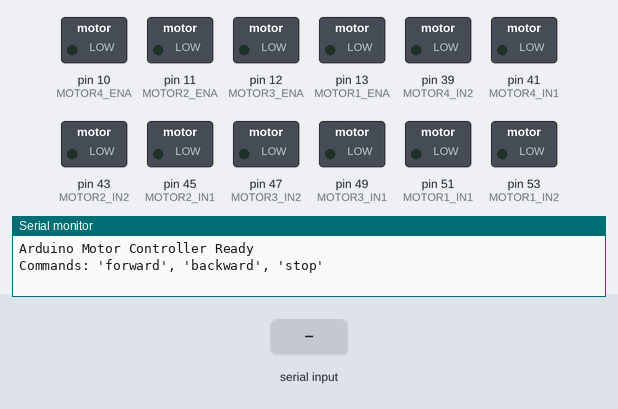
The sketch below on a simulated Arduino Mega 2560, built with avr-gcc and run on an emulated ATmega2560. Parts: switched loads named in the sketch (green lamp = pin HIGH), the last lines printed to the serial monitor. Inputs (shaded band) come from the test bench.

Above: at 1.2 s.
1.3 s: "forward\n" received over Serial
At 2.5 s:
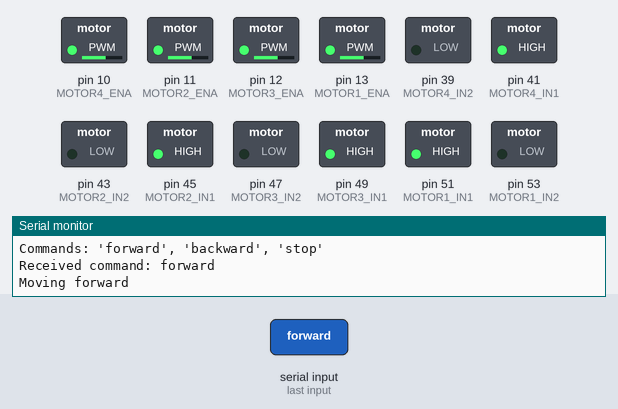
2.8 s: "backward\n" received over Serial
At 3.9 s:
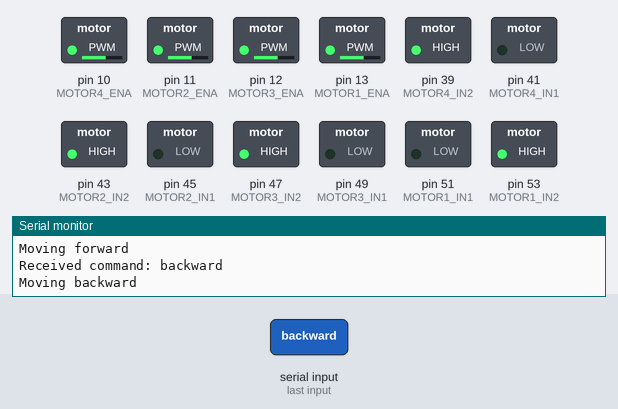
4.3 s: "left\n" received over Serial
At 4.9 s:
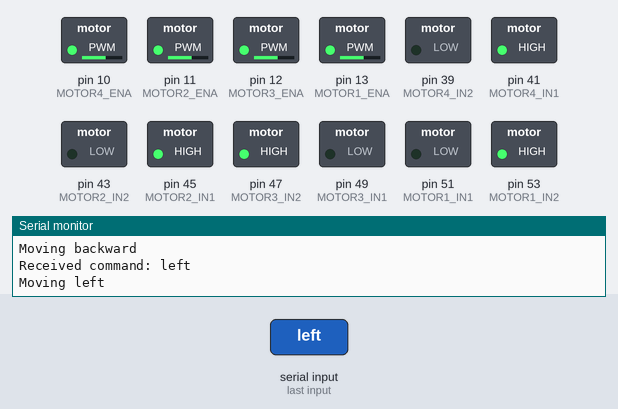
5.8 s: "right\n" received over Serial
At 6.1 s:
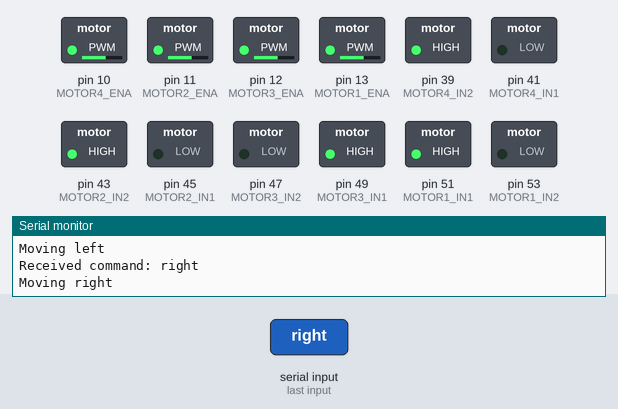
Timing chart, 0 to 8.3 s (numbered marks = the images above; inputs shaded):
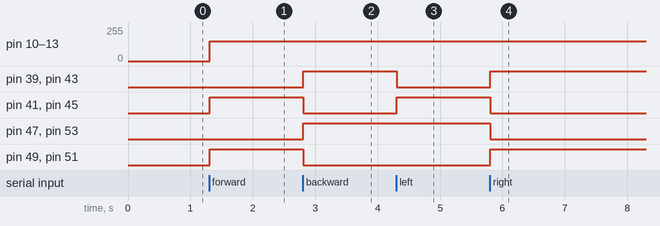

Measured:
- after the input at 1.3 s, pin 10 (MOTOR4_ENA), pin 11 (MOTOR2_ENA), pin 12 (MOTOR3_ENA), pin 13 (MOTOR1_ENA): 0/255 → 150/255 at once; pin 41 (MOTOR4_IN1), pin 45 (MOTOR2_IN1), pin 49 (MOTOR3_IN1), pin 51 (MOTOR1_IN1): LOW → HIGH at once
- after the input at 2.8 s, pin 39 (MOTOR4_IN2), pin 43 (MOTOR2_IN2), pin 47 (MOTOR3_IN2), pin 53 (MOTOR1_IN2): LOW → HIGH at once; pin 41 (MOTOR4_IN1), pin 45 (MOTOR2_IN1), pin 49 (MOTOR3_IN1), pin 51 (MOTOR1_IN1): HIGH → LOW at once
- after the input at 4.3 s, pin 39 (MOTOR4_IN2), pin 43 (MOTOR2_IN2): HIGH → LOW at once; pin 41 (MOTOR4_IN1), pin 45 (MOTOR2_IN1): LOW → HIGH at once
- after the input at 5.8 s, pin 39 (MOTOR4_IN2), pin 43 (MOTOR2_IN2), pin 49 (MOTOR3_IN1), pin 51 (MOTOR1_IN1): LOW → HIGH at once; pin 41 (MOTOR4_IN1), pin 45 (MOTOR2_IN1), pin 47 (MOTOR3_IN2), pin 53 (MOTOR1_IN2): HIGH → LOW at once

The sketch:

forward_backward.ino
```cpp
// Motor pin definitions
#define MOTOR1_ENA 13
#define MOTOR1_IN1 51
#define MOTOR1_IN2 53

#define MOTOR2_ENA 11
#define MOTOR2_IN1 45
#define MOTOR2_IN2 43

#define MOTOR3_ENA 12
#define MOTOR3_IN1 49
#define MOTOR3_IN2 47

#define MOTOR4_ENA 10
#define MOTOR4_IN1 41
#define MOTOR4_IN2 39

// Set a default motor speed (PWM value: 0-255)
const int motorSpeed = 150;

void setup() {
  Serial.begin(9600);

  // Set motor control pins as outputs
  pinMode(MOTOR1_ENA, OUTPUT);
  pinMode(MOTOR1_IN1, OUTPUT);
  pinMode(MOTOR1_IN2, OUTPUT);

  pinMode(MOTOR2_ENA, OUTPUT);
  pinMode(MOTOR2_IN1, OUTPUT);
  pinMode(MOTOR2_IN2, OUTPUT);

  pinMode(MOTOR3_ENA, OUTPUT);
  pinMode(MOTOR3_IN1, OUTPUT);
  pinMode(MOTOR3_IN2, OUTPUT);

  pinMode(MOTOR4_ENA, OUTPUT);
  pinMode(MOTOR4_IN1, OUTPUT);
  pinMode(MOTOR4_IN2, OUTPUT);

  Serial.println("Arduino Motor Controller Ready");
  Serial.println("Commands: 'forward', 'backward', 'stop'");
}

void loop() {
  // Check if a command was sent over Serial
  if (Serial.available() > 0) {
    String command = Serial.readStringUntil('\n');
    command.trim();  // Remove any extra whitespace

    Serial.print("Received command: ");
    Serial.println(command);

    if (command.equalsIgnoreCase("forward") || command.equalsIgnoreCase("F")) {
      moveForward();
    }
    else if (command.equalsIgnoreCase("backward") || command.equalsIgnoreCase("B")) {
      moveBackward();
    }
    else if (command.equalsIgnoreCase("left") || command.equalsIgnoreCase("L")) {
      moveLeft();
    }
    else if (command.equalsIgnoreCase("right") || command.equalsIgnoreCase("R")) {
      moveRight();
    }
    else if (command.equalsIgnoreCase("stop") || command.equalsIgnoreCase("S")) {
      stopMotors();
    }
    else {
      Serial.println("Unknown command. Use 'forward', 'backward', or 'stop'.");
    }
  }
}

// Function to run all motors forward
void moveForward() {
  // For each motor: IN1 = HIGH, IN2 = LOW, PWM set to motorSpeed
  digitalWrite(MOTOR1_IN1, HIGH);
  digitalWrite(MOTOR1_IN2, LOW);
  analogWrite(MOTOR1_ENA, motorSpeed);

  digitalWrite(MOTOR2_IN1, HIGH);
  digitalWrite(MOTOR2_IN2, LOW);
  analogWrite(MOTOR2_ENA, motorSpeed);

  digitalWrite(MOTOR3_IN1, HIGH);
  digitalWrite(MOTOR3_IN2, LOW);
  analogWrite(MOTOR3_ENA, motorSpeed);

  digitalWrite(MOTOR4_IN1, HIGH);
  digitalWrite(MOTOR4_IN2, LOW);
  analogWrite(MOTOR4_ENA, motorSpeed);

  Serial.println("Moving forward");
}

// Function to run all motors backward
void moveBackward() {
  // For each motor: IN1 = LOW, IN2 = HIGH, PWM set to motorSpeed
  digitalWrite(MOTOR1_IN1, LOW);
  digitalWrite(MOTOR1_IN2, HIGH);
  analogWrite(MOTOR1_ENA, motorSpeed);

  digitalWrite(MOTOR2_IN1, LOW);
  digitalWrite(MOTOR2_IN2, HIGH);
  analogWrite(MOTOR2_ENA, motorSpeed);

  digitalWrite(MOTOR3_IN1, LOW);
  digitalWrite(MOTOR3_IN2, HIGH);
  analogWrite(MOTOR3_ENA, motorSpeed);

  digitalWrite(MOTOR4_IN1, LOW);
  digitalWrite(MOTOR4_IN2, HIGH);
  analogWrite(MOTOR4_ENA, motorSpeed);

  Serial.println("Moving backward");
}

void moveLeft() {
  // Left side motors (1 & 3) backward, right side motors (2 & 4) forward
  digitalWrite(MOTOR1_IN1, LOW);   // Front-Left backward
  digitalWrite(MOTOR1_IN2, HIGH);
  analogWrite(MOTOR1_ENA, motorSpeed);

  digitalWrite(MOTOR2_IN1, HIGH);  // Front-Right forward
  digitalWrite(MOTOR2_IN2, LOW);
  analogWrite(MOTOR2_ENA, motorSpeed);

  digitalWrite(MOTOR3_IN1, LOW);   // Rear-Left backward
  digitalWrite(MOTOR3_IN2, HIGH);
  analogWrite(MOTOR3_ENA, motorSpeed);

  digitalWrite(MOTOR4_IN1, HIGH);  // Rear-Right forward
  digitalWrite(MOTOR4_IN2, LOW);
  analogWrite(MOTOR4_ENA, motorSpeed);

  Serial.println("Moving left");
}

void moveRight() {
  // Left side motors (1 & 3) forward, right side motors (2 & 4) backward
  digitalWrite(MOTOR1_IN1, HIGH);  // Front-Left forward
  digitalWrite(MOTOR1_IN2, LOW);
  analogWrite(MOTOR1_ENA, motorSpeed);

  digitalWrite(MOTOR2_IN1, LOW);   // Front-Right backward
  digitalWrite(MOTOR2_IN2, HIGH);
  analogWrite(MOTOR2_ENA, motorSpeed);

  digitalWrite(MOTOR3_IN1, HIGH);  // Rear-Left forward
  digitalWrite(MOTOR3_IN2, LOW);
  analogWrite(MOTOR3_ENA, motorSpeed);

  digitalWrite(MOTOR4_IN1, LOW);   // Rear-Right backward
  digitalWrite(MOTOR4_IN2, HIGH);
  analogWrite(MOTOR4_ENA, motorSpeed);

  Serial.println("Moving right");
}

// Function to stop all motors
void stopMotors() {
  // For each motor: IN1 and IN2 LOW, PWM set to 0
  digitalWrite(MOTOR1_IN1, LOW);
  digitalWrite(MOTOR1_IN2, LOW);
  analogWrite(MOTOR1_ENA, 0);

  digitalWrite(MOTOR2_IN1, LOW);
  digitalWrite(MOTOR2_IN2, LOW);
  analogWrite(MOTOR2_ENA, 0);

  digitalWrite(MOTOR3_IN1, LOW);
  digitalWrite(MOTOR3_IN2, LOW);
  analogWrite(MOTOR3_ENA, 0);

  digitalWrite(MOTOR4_IN1, LOW);
  digitalWrite(MOTOR4_IN2, LOW);
  analogWrite(MOTOR4_ENA, 0);

  Serial.println("Motors stopped");
}
```
